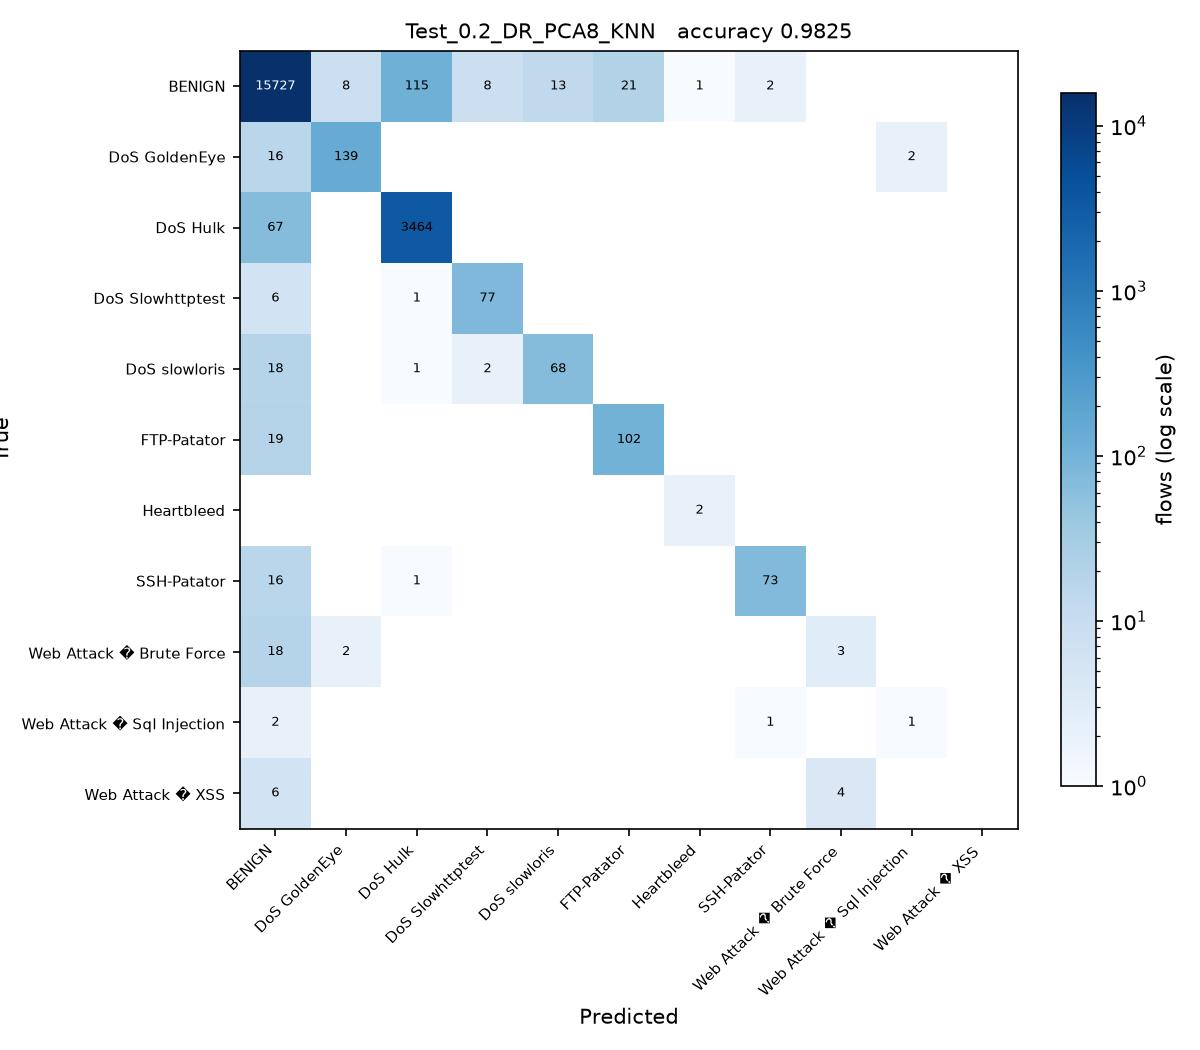

Write the Python code that produced this figure.
# Test_0.2_DR_PCA8_KNN.py
#
# Test size 0.2  |  PCA, 8 components  |  k-Nearest Neighbors (sheet #13)
#
# This is SGDC_60_40.py with the changes marked CHANGE below and nothing else.

import os
from pathlib import Path

# CHANGE 1: find the folder holding the three CSV files and run from there, so
# the plain file names below resolve no matter where this script is started
# from or how deeply it sits inside the project folder.
HERE = Path(__file__).resolve().parent
for PROJECT in [HERE, *HERE.parents]:
    if (PROJECT / 'Tuesday-WorkingHours.pcap_ISCX.csv').exists():
        os.chdir(PROJECT)
        break
else:
    raise SystemExit('Put this folder inside the folder that holds the three '
                     'CIC-IDS2017 CSV files, then run the script again.')
import numpy as np
import pandas as pd

df1 = pd.read_csv('Tuesday-WorkingHours.pcap_ISCX.csv', low_memory=True)
df2 = pd.read_csv('Wednesday-workingHours.pcap_ISCX.csv', low_memory=True)
df3 = pd.read_csv('Thursday-WorkingHours-Morning-WebAttacks.pcap_ISCX.csv', low_memory=True)

dataset = pd.concat([df1, df2, df3], ignore_index=True)

dataset.columns = dataset.columns.str.strip()

# CHANGE 2: a stratified sample of 100000 flows, the same for every run. An RBF
# SVM on all 1.3 million flows would take about an hour per script.
# At least 50 flows of every class are kept.
label = dataset.columns[-1]
dataset = pd.concat(
    [g.sample(n=min(len(g), max(50, round(100000 * len(g) / len(dataset)))), random_state=0)
     for _, g in dataset.groupby(label)],
    ignore_index=True
)

X = dataset.iloc[:, :-1]
y = dataset.iloc[:, -1]

X = X.apply(pd.to_numeric, errors='coerce')

X.replace([np.inf, -np.inf], np.nan, inplace=True)

from sklearn.impute import SimpleImputer

imputer = SimpleImputer(missing_values=np.nan, strategy='mean')
X = imputer.fit_transform(X)

from sklearn.preprocessing import LabelEncoder

labelencoder_y = LabelEncoder()
y = labelencoder_y.fit_transform(y)

from sklearn.model_selection import train_test_split

X_train, X_test, y_train, y_test = train_test_split(
    X,
    y,
    test_size=0.2,   # CHANGE 3: test size
    random_state=0,
    stratify=y
)

# CHANGE 4: PCA, from PCA_LDA_KErnel_PCA_CODE.pdf (fit only on training data)
from sklearn.decomposition import PCA

pca = PCA(n_components=8)
X_train = pca.fit_transform(X_train)
X_test = pca.transform(X_test)

# CHANGE 5: k-Nearest Neighbors (sheet #13) in place of SGDClassifier
from sklearn.neighbors import KNeighborsClassifier

classifier = KNeighborsClassifier(
    n_neighbors=5,
    metric='minkowski',
    p=2
)

classifier.fit(X_train, y_train)

y_pred = classifier.predict(X_test) 

from sklearn.metrics import confusion_matrix
from sklearn.metrics import accuracy_score
from sklearn.metrics import precision_score
from sklearn.metrics import recall_score
from sklearn.metrics import f1_score
from sklearn.metrics import classification_report

cm = confusion_matrix(y_test, y_pred)

print("Confusion Matrix:\n")
print(cm)

print("\nAccuracy : {:.4f}".format(accuracy_score(y_test, y_pred)))
print("\nPrecision : {:.4f}".format(precision_score(y_test, y_pred, average='weighted')))
print("\nRecall : {:.4f}".format(recall_score(y_test, y_pred, average='weighted')))
print("\nF1 Score : {:.4f}".format(f1_score(y_test, y_pred, average='weighted')))

print("\nClassification Report:\n")
print(classification_report(y_test, y_pred))

# CHANGE 6: save the confusion matrix as Test_0.2_DR_PCA8_KNN.jpg and record the result
import matplotlib
matplotlib.use('Agg')
import matplotlib.pyplot as plt
from matplotlib.colors import LogNorm

here = HERE                     # the folder this script sits in
names = [str(c) for c in labelencoder_y.classes_]
fig, ax = plt.subplots(figsize=(8, 7))
im = ax.imshow(cm, cmap='Blues', norm=LogNorm(vmin=1))
ax.set_xticks(range(len(names)), names, rotation=45, ha='right', fontsize=7)
ax.set_yticks(range(len(names)), names, fontsize=7)
ax.set_xlabel('Predicted')
ax.set_ylabel('True')
ax.set_title('Test_0.2_DR_PCA8_KNN   accuracy {:.4f}'.format(accuracy_score(y_test, y_pred)), fontsize=10)
for i in range(cm.shape[0]):
    for j in range(cm.shape[1]):
        if cm[i, j]:
            ax.text(j, i, cm[i, j], ha='center', va='center', fontsize=6,
                    color='white' if cm[i, j] > cm.max() / 3 else 'black')
fig.colorbar(im, ax=ax, fraction=0.04, label='flows (log scale)')
fig.tight_layout()
fig.savefig(here / 'Test_0.2_DR_PCA8_KNN.jpg', dpi=150)
plt.close(fig)

row = pd.DataFrame([{
    'Test': 0.2, 'DR': 'PCA8', 'Clas': 'KNN',
    'Acc': round(accuracy_score(y_test, y_pred), 4),
    'Pre': round(precision_score(y_test, y_pred, average='weighted'), 4),
    'Rec': round(recall_score(y_test, y_pred, average='weighted'), 4),
    'F1': round(f1_score(y_test, y_pred, average='weighted'), 4),
    'script': 'Test_0.2_DR_PCA8_KNN',
}])
out = PROJECT / 'results' / '75_runs_pca.csv'
out.parent.mkdir(exist_ok=True)
if out.exists():
    old = pd.read_csv(out)
    row = pd.concat([old[old['script'] != 'Test_0.2_DR_PCA8_KNN'], row], ignore_index=True)
row.to_csv(out, index=False)
